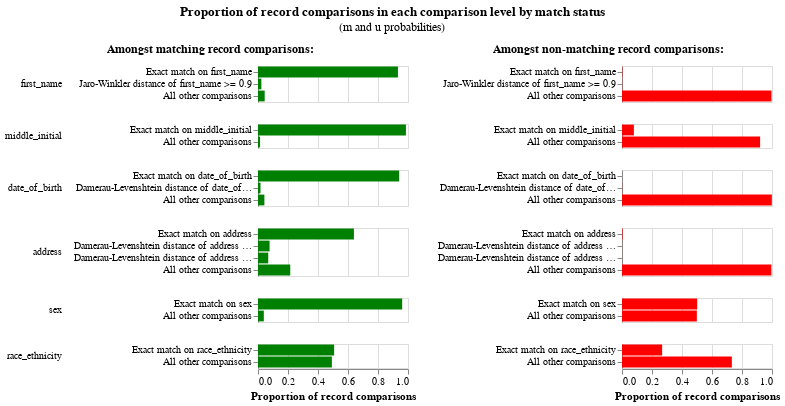

Notebook code cell kept with this figure:
### Code cell
session_ln.m_u_values_interactive_history_chart()

### Figure 1 — Vega-Lite specification as saved in the notebook (floating-point values rounded to 4 significant figures; data arrays with more than 128 entries replaced by an {"elided": "..."} marker saying what was removed)
{"config": {"view": {"continuousWidth": 300, "continuousHeight": 300, "discreteHeight": 300, "discreteWidth": 400}, "header": {"title": null}, "title": {"anchor": "middle", "offset": 10}}, "hconcat": [{"mark": "bar", "encoding": {"color": {"value": "green"}, "row": {"field": "comparison_name", "header": {"labelAlign": "left", "labelAnchor": "middle", "labelAngle": 0}, "sort": {"field": "comparison_sort_order"}, "type": "nominal"}, "tooltip": [{"field": "comparison_name", "title": "Comparison name", "type": "nominal"}, {"field": "label_for_charts", "title": "Label", "type": "ordinal"}, {"field": "sql_condition", "title": "SQL condition", "type": "nominal"}, {"field": "m_probability", "format": ".10~g", "title": "M probability", "type": "quantitative"}, {"field": "u_probability", "format": ".10~g", "title": "U probability", "type": "quantitative"}, {"field": "bayes_factor", "format": ",.6f", "title": "Bayes factor = m/u", "type": "quantitative"}, {"field": "log2_bayes_factor", "format": ".4~g", "title": "Match weight = log2(m/u)", "type": "quantitative"}, {"field": "bayes_factor_description", "title": "Match weight description", "type": "nominal"}, {"field": "m_probability_description", "title": "m probability description", "type": "nominal"}, {"field": "u_probability_description", "title": "u probability description", "type": "nominal"}], "x": {"axis": {"title": "Proportion of record comparisons"}, "field": "m_probability", "type": "quantitative"}, "y": {"axis": {"title": null}, "field": "label_for_charts", "sort": {"field": "comparison_vector_value", "order": "descending"}, "type": "nominal"}}, "height": {"step": 12}, "resolve": {"scale": {"y": "independent"}}, "title": {"text": "Amongst matching record comparisons:", "fontSize": 12, "fontWeight": "bold"}, "transform": [{"filter": "(datum.bayes_factor != 'no-op filter due to vega lite issue 4680')"}], "width": 150}, {"mark": "bar", "encoding": {"color": {"value": "red"}, "row": {"field": "comparison_name", "header": {"labels": false}, "sort": {"field": "comparison_sort_order"}, "type": "nominal"}, "tooltip": [{"field": "comparison_name", "title": "Comparison name", "type": "nominal"}, {"field": "label_for_charts", "title": "Label", "type": "ordinal"}, {"field": "sql_condition", "title": "SQL condition", "type": "nominal"}, {"field": "m_probability", "format": ".10~g", "title": "M probability", "type": "quantitative"}, {"field": "u_probability", "format": ".10~g", "title": "U probability", "type": "quantitative"}, {"field": "bayes_factor", "format": ",.6f", "title": "Bayes factor = m/u", "type": "quantitative"}, {"field": "log2_bayes_factor", "format": ".4~g", "title": "Match weight = log2(m/u)", "type": "quantitative"}, {"field": "bayes_factor_description", "title": "Match weight description", "type": "nominal"}, {"field": "m_probability_description", "title": "m probability description", "type": "nominal"}, {"field": "u_probability_description", "title": "u probability description", "type": "nominal"}], "x": {"axis": {"title": "Proportion of record comparisons"}, "field": "u_probability", "type": "quantitative"}, "y": {"axis": {"title": null}, "field": "label_for_charts", "sort": {"field": "comparison_vector_value", "order": "descending"}, "type": "nominal"}}, "height": {"step": 12}, "resolve": {"scale": {"y": "independent"}}, "title": {"text": "Amongst non-matching record comparisons:", "fontSize": 12, "fontWeight": "bold"}, "transform": [{"filter": "(datum.bayes_factor != 'no-op filter2 due to vega lite issue 4680')"}], "width": 150}], "data": {"name": "data-9873831fc2286f9defaf5da6e2551f26"}, "params": [{"name": "iteration_number", "bind": {"input": "range", "max": 10, "min": 0, "step": 1}, "value": 10}], "title": {"text": "Proportion of record comparisons in each comparison level by match status", "subtitle": "(m and u probabilities)"}, "transform": [{"filter": "(datum.iteration == iteration_number)"}], "$schema": "https://vega.github.io/schema/vega-lite/v5.9.3.json", "datasets": {"data-9873831fc2286f9defaf5da6e2551f26": {"elided": "176 records"}}}
